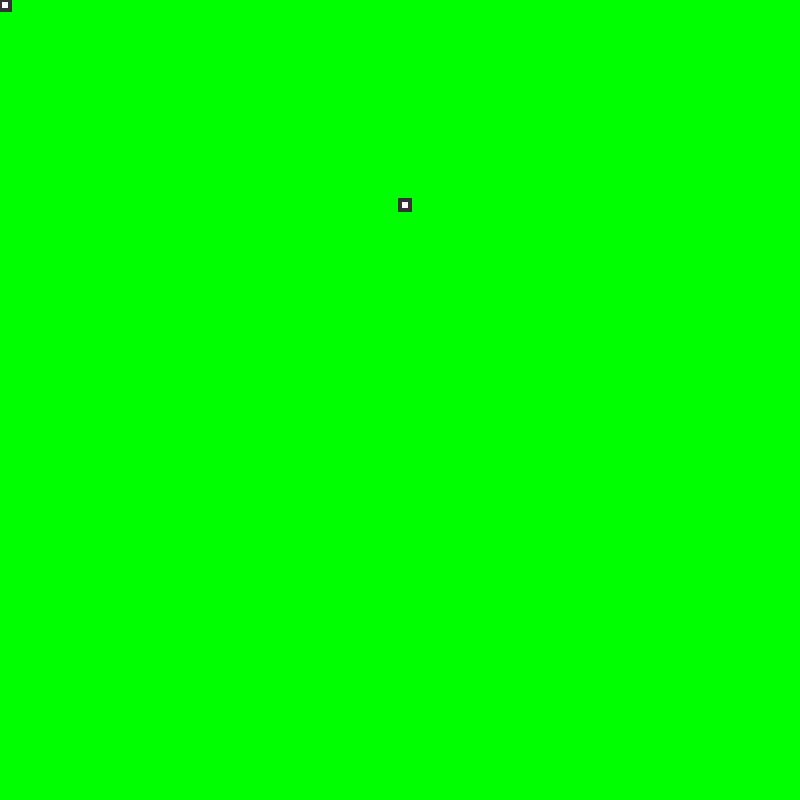
Frame 1 (no input)
Frame 60 (no input): identical to frame 1, image omitted
Frame 120 (the mouse pressed at the canvas centre since frame 60): identical to frame 1, image omitted

The p5.js sketch that drew this single still picture (run headless with seeded random() and noise() and a simulated clock; from frame 60 on, the mouse is pressed at the canvas centre):

// p5.js sketch
// ── sketch.js
// Things I learned:
// The array.push() function pushes by reference. So changes to the initial data will affect the data pushed to the array.

let head;
let xv;
let yv;
let box_size;
let tail;
let tail_length;
let food;
let w;
let h;


function setup() {
	frameRate(20);
	w = 800;
	h = 800;
	head = createVector(400,200);
	xv = 0;
	yv = 0;
	box_size = 10;
	tail = [];
	tail_length = 1;
	food = createVector(0,0);

	createCanvas(w, h);
	background('rgba(0,255,0, 1)');
	strokeWeight(4);
	stroke(51);
	rect(head.x,head.y, box_size,box_size);
	for(ii = 0; ii< tail_length; ii++){
		tail.push(head.copy());
	}

	
}

function draw() {
	// Check the last key pushed
	switch(keyCode) {
		case UP_ARROW:
			xv = 0;
			yv = -1;
			break;
		case DOWN_ARROW:
			xv = 0;
			yv = 1;
			break;
		case RIGHT_ARROW:
			xv = 1;
			yv = 0;
			break;
		case LEFT_ARROW:
			xv = -1;
			yv = 0;
			break;
		default:
			break;
	}

	// Change the location of the head base on the "velocity"	
	head.x = head.x + xv*box_size;
	head.y = head.y + yv*box_size;
	// Push the location of the head to the tail array.
	// Must use copy here, because "push" will push the value by reference not value. So changing the value of head
	// later will change all the values in the array unless I do this.
	tail.push(head.copy());
	

	// Check if the head has gone past the bounds.
	if(head.x>= w-box_size){
		head.x = 0;
	}else if(head.x< 0){
		head.x = w-box_size;
	}

	if(head.y >= h-box_size){
		head.y = 0;
	}else if(head.y < 0){
		head.y = h-box_size;
	}
	
	
	
	// Draw the snake and background
	background('rgba(0,255,0, 0.25)');
	strokeWeight(4);
	stroke(51);
	
	for( ii = tail.length-1; ii >=0; ii--){
		rect(tail[ii].x, tail[ii].y, box_size, box_size);
		
	}

	// Draw the food
	rect(food.x, food.y, box_size, box_size);

	// Check if the snake ate teh food
	if(head.x == food.x && head.y == food.y){
		// If the snake ate the food. Create a new food somewhere else.
		food.x = box_size*round(random((w/box_size)-2));
		food.y = box_size*round(random((h/box_size)-2));
	}else{
		// If the snake did not eat food, then it does not get longer.
		// So shift the tail array to remove one segment. This seems like a
		// backwards way to do it, but it works fine.
		tail.shift();
	}

	// Check if the head runs into any segnent of the tail.
	for( ii = 0; ii < tail.length-1; ii ++){
		if(tail[ii].equals(tail[tail.length-1])){
			// if it does run into the tail, then start the snake over at (200,200) with length 1.
			head = createVector(200,200);
			tail = [head.copy];
			
		}
	}
}
